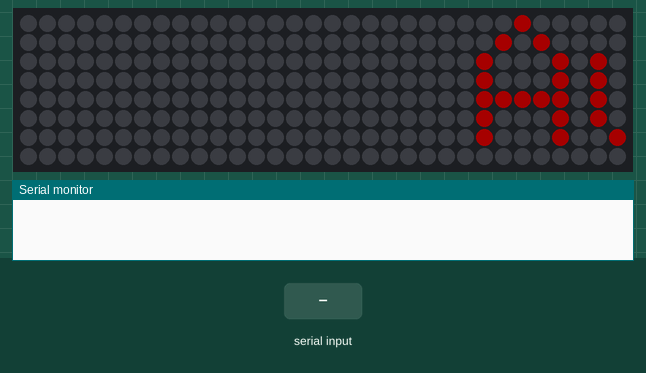
This sketch was run on a simulated Arduino Uno, built with avr-gcc and run on an emulated ATmega328P. On the bench: 32×8 RGB LED matrix (first LED top left, wired row by row), the last lines printed to the serial monitor. Inputs (shaded band) come from the test bench. Dim RGB values are drawn brighter than linear.

Above: at 1.2 s.
1.3 s: "v1\n" received over Serial
At 2.53 s:
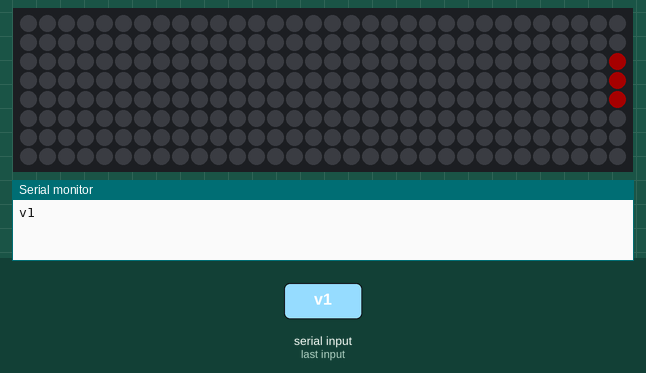
3.9 s: "1" received over Serial
At 7.26 s:
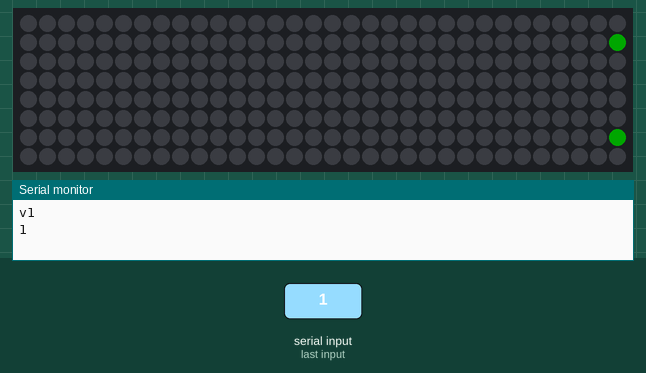
At 9.18 s:
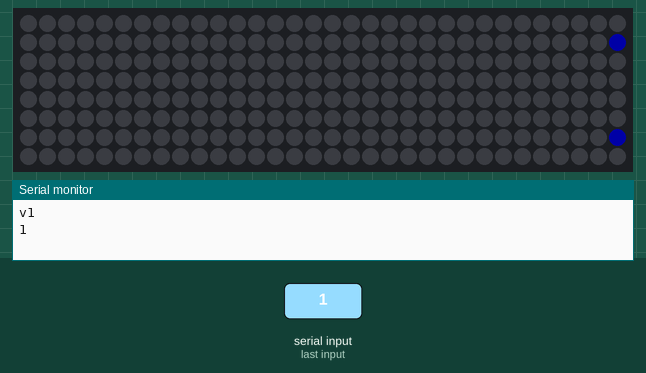

Measured:
- after the input at 1.3 s, the LEDs: first change after 1.0 s (image 1 shows a later state)

The sketch:

serial_led_matrix.ino
```cpp
/******************************************************************************/
/* Name: Austin Jones (ajone239)                                              */
/* Project: light_sign                                                        */
/* File: led_matrix_test.ino                                                  */
/*                                                                            */
/* Purpose: The code is to recieve strings over serial. These strings are then*/
/* displayed on a led sign. The display is achieved with the NeoMatix Library.*/
/*                                                                            */
/******************************************************************************/

#include <Adafruit_GFX.h>
#include <Adafruit_NeoMatrix.h>
#include <Adafruit_NeoPixel.h>
#ifndef PSTR
 #define PSTR // Make Arduino Due happy
#endif

#define PIN 6

// MATRIX DECLARATION:
// Parameter 1 = width of NeoPixel matrix
// Parameter 2 = height of matrix
// Parameter 3 = pin number (most are valid)
// Parameter 4 = matrix layout flags, add together as needed:
//   NEO_MATRIX_TOP, NEO_MATRIX_BOTTOM, NEO_MATRIX_LEFT, NEO_MATRIX_RIGHT:
//     Position of the FIRST LED in the matrix; pick two, e.g.
//     NEO_MATRIX_TOP + NEO_MATRIX_LEFT for the top-left corner.
//   NEO_MATRIX_ROWS, NEO_MATRIX_COLUMNS: LEDs are arranged in horizontal
//     rows or in vertical columns, respectively; pick one or the other.
//   NEO_MATRIX_PROGRESSIVE, NEO_MATRIX_ZIGZAG: all rows/columns proceed
//     in the same order, or alternate lines reverse direction; pick one.
//   See example below for these values in action.
// Parameter 5 = pixel type flags, add together as needed:
//   NEO_KHZ800  800 KHz bitstream (most NeoPixel products w/WS2812 LEDs)
//   NEO_KHZ400  400 KHz (classic 'v1' (not v2) FLORA pixels, WS2811 drivers)
//   NEO_GRB     Pixels are wired for GRB bitstream (most NeoPixel products)
//   NEO_GRBW    Pixels are wired for GRBW bitstream (RGB+W NeoPixel products)
//   NEO_RGB     Pixels are wired for RGB bitstream (v1 FLORA pixels, not v2)

Adafruit_NeoMatrix matrix = Adafruit_NeoMatrix(32, 8, PIN,
  NEO_MATRIX_TOP     + NEO_MATRIX_LEFT +
  NEO_MATRIX_COLUMNS + NEO_MATRIX_ZIGZAG,
  NEO_GRB            + NEO_KHZ800);

const uint16_t colors[] = {
  matrix.Color(255, 0, 0), matrix.Color(0, 255, 0), matrix.Color(0, 0, 255) };

int x = matrix.width();
int pass = 0;
String msg = "Austin Jones"; // Init str
int word_width = -36;

void setup() {

  Serial.begin(9600); // opens serial port,
  matrix.begin();

  matrix.setTextWrap(false);
  matrix.setBrightness(40);
  matrix.setTextColor(colors[0]);
}

void loop() {

  // Only read if there is data
  if (Serial.available()) {
    String tmp_msg = Serial.readString();
    // check for valid string
    if (tmp_msg.length() != 0) {
      msg = tmp_msg;
      Serial.println(msg);
      // calculate the word width for the code to display all your text
      word_width = -((msg.length() - 4) * 6);
      x = matrix.width();
    }
  }

  // Render this round on the matrix
  matrix.fillScreen(0);
  matrix.setCursor(x, 0);
  matrix.print(msg.c_str());

  // Move the x position and check if done with one display
  if(--x < word_width) {
    // Reset poss
    x = matrix.width();
    // change colour
    if(++pass >= 3) pass = 0;
    matrix.setTextColor(colors[pass]);

  }

  // Display
  matrix.show();
  delay(100);
}
```
